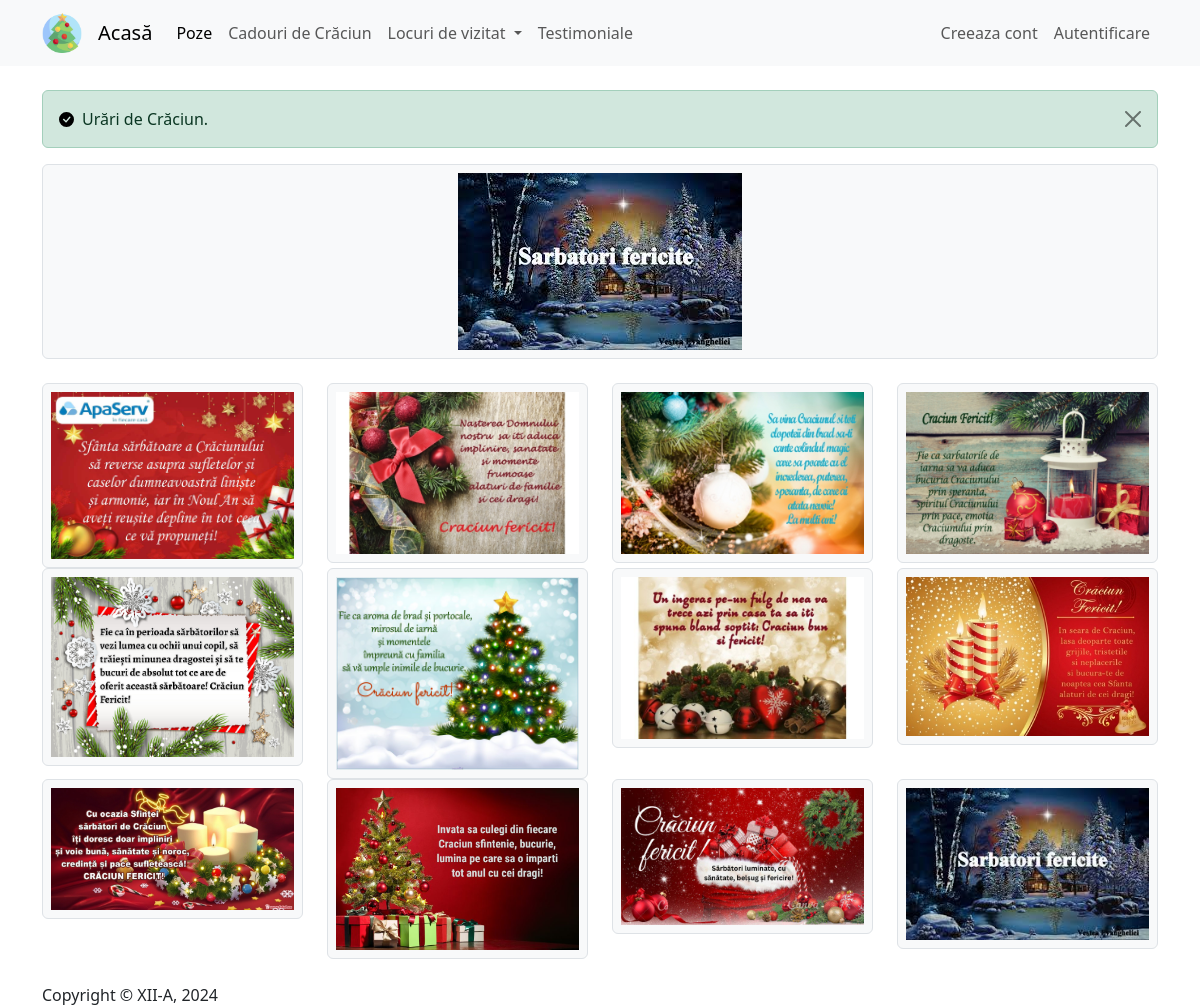
The app's page /?pagina=poze&poza=1 with its own data.
### tables this page shows
CREATE TABLE `poze` (
  `cod` int(11) NOT NULL,
  `extensie` varchar(5) NOT NULL,
  `cod_utilizator` int(11) NOT NULL
);

### module/modul-functii.php (called while the page is built, shortened)
<?php
    function DeschideConexiuneBD() {
        global $bd_host, $bd_user, $bd_pass, $bd;
        return mysqli_connect($bd_host, $bd_user, $bd_pass, $bd);
    }
    function Poza($codPoza)
    {
        $conn = DeschideConexiuneBD();
        $sql = "SELECT * FROM poze WHERE cod = ?";
        $stmt = mysqli_prepare($conn, $sql);
        mysqli_stmt_bind_param($stmt, "i", $codPoza);
        mysqli_stmt_execute($stmt);
        $result = mysqli_stmt_get_result($stmt);
        $poza = false;
        if ($result !== false && mysqli_num_rows($result) > 0)
            $poza = mysqli_fetch_array($result, MYSQLI_ASSOC);
        return $poza;
    }
    function ListaPoze()
    {
        $conn = DeschideConexiuneBD();
        $sql = "SELECT * FROM poze ORDER BY cod DESC ";
        $stmt = mysqli_prepare($conn, $sql);
        mysqli_stmt_execute($stmt);
        $result = mysqli_stmt_get_result($stmt);
        $results = [];
        if ($result !== false && mysqli_num_rows($result) > 0)
        {
            while ($row = mysqli_fetch_array($result, MYSQLI_ASSOC)) {
                array_push($results, $row);
            }
        }
        return $results;
    }
            ?>

### pagini/p-poze.php (the view, shortened to what this page needs)
<div class="alert alert-success d-flex align-items-center alert-dismissible fade show mb-3" role="alert">
    <svg class="bi flex-shrink-0 me-2" style="width: 15px; height: 15px" role="img" aria-label="Success:"><use xlink:href="#check-circle-fill"/></svg>
    <div>
        Urări de Crăciun.
    </div>
    <button type="button" class="btn-close" data-bs-dismiss="alert" aria-label="Close"></button>
</div>
        <?php
    if(isset($_GET['poza']))
    {
        $poza = Poza($_GET['poza']);
        if ($poza !== false || $poza !== null)
        {
        ?>
            <div class="mb-4 text-center border p-2 rounded bg-body-tertiary">
                <img src="poze/<?=$poza['cod'].".".$poza['extensie']?>" class="img-fluid">
            </div>
        <?php
        }
    }
?>
<div class="row">
<?php
    $poze = ListaPoze();
    foreach($poze as $P)
    {
        ?>
        <div class="col-md-3">
            <a href="./?pagina=poze&poza=<?=$P['cod']?>">
                <img src="poze/<?=$P['cod'].".".$P['extensie']?>" class="img-fluid border p-2 rounded bg-body-tertiary">
            </a>
        </div>
        <?php
    }
?>
</div>

### style.css (style rules this page uses)
.alert { margin-bottom: 0px !important; }

### records on screen
poze: extensie (picture)
poze: shows a picture
poze: shows a picture
poze: shows a picture
poze: shows a picture
poze: shows a picture
poze: shows a picture
poze: shows a picture
poze: shows a picture
poze: shows a picture
poze: shows a picture
poze: shows a picture
